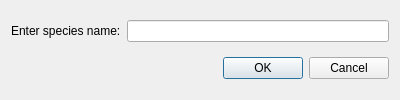
<?xml version="1.0" encoding="UTF-8"?>
<ui version="4.0">
 <class>NCBIDownloadDialog</class>
 <widget class="QDialog" name="NCBIDownloadDialog">
  <property name="windowModality">
   <enum>Qt::ApplicationModal</enum>
  </property>
  <property name="geometry">
   <rect>
    <x>0</x>
    <y>0</y>
    <width>400</width>
    <height>100</height>
   </rect>
  </property>
  <property name="windowTitle">
   <string>Downloading genome coding sequence...</string>
  </property>
  <layout class="QGridLayout" name="gridLayout">
   <item row="1" column="1">
    <widget class="QLineEdit" name="speciesName"/>
   </item>
   <item row="3" column="1">
    <widget class="QDialogButtonBox" name="buttonBox">
     <property name="orientation">
      <enum>Qt::Horizontal</enum>
     </property>
     <property name="standardButtons">
      <set>QDialogButtonBox::Cancel|QDialogButtonBox::Ok</set>
     </property>
    </widget>
   </item>
   <item row="1" column="0">
    <widget class="QLabel" name="label">
     <property name="text">
      <string>Enter species name:</string>
     </property>
    </widget>
   </item>
  </layout>
 </widget>
 <resources/>
 <connections>
  <connection>
   <sender>buttonBox</sender>
   <signal>accepted()</signal>
   <receiver>NCBIDownloadDialog</receiver>
   <slot>accept()</slot>
   <hints>
    <hint type="sourcelabel">
     <x>248</x>
     <y>254</y>
    </hint>
    <hint type="destinationlabel">
     <x>157</x>
     <y>274</y>
    </hint>
   </hints>
  </connection>
  <connection>
   <sender>buttonBox</sender>
   <signal>rejected()</signal>
   <receiver>NCBIDownloadDialog</receiver>
   <slot>reject()</slot>
   <hints>
    <hint type="sourcelabel">
     <x>316</x>
     <y>260</y>
    </hint>
    <hint type="destinationlabel">
     <x>286</x>
     <y>274</y>
    </hint>
   </hints>
  </connection>
 </connections>
</ui>
